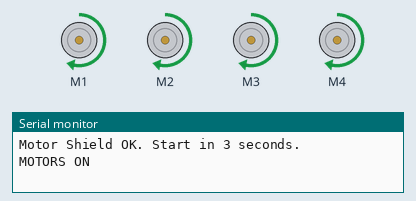
Recording of a sketch running on a simulated Arduino Uno, built with avr-gcc and run on an emulated ATmega328P. Shown: 4 × DC motor (green arrow = forward, orange = backward, longer = faster), the last lines printed to the serial monitor.

Above: at 4.0 s.
At 6.0 s:
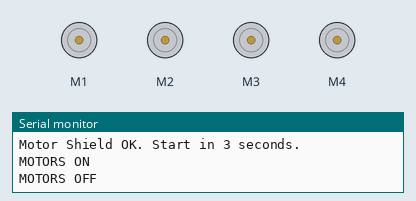
Timing chart, 0 to 8.2 s (numbered marks = the images above):
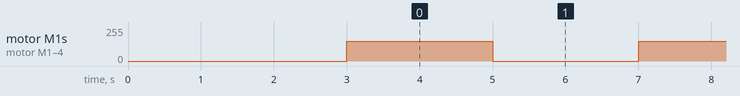

The sketch:

Fire_sim.ino
```cpp
#include <Wire.h>
#include <Adafruit_MotorShield.h>

Adafruit_MotorShield AFMS = Adafruit_MotorShield();

Adafruit_DCMotor *motor1 = AFMS.getMotor(1);
Adafruit_DCMotor *motor2 = AFMS.getMotor(2);
Adafruit_DCMotor *motor3 = AFMS.getMotor(3);
Adafruit_DCMotor *motor4 = AFMS.getMotor(4);

void setup() {
  Serial.begin(9600);

  if (!AFMS.begin()) {
    Serial.println("ERROR: Motor Shield not found.");

    while (true) {
      delay(100);
    }
  }

  Serial.println("Motor Shield OK. Start in 3 seconds.");

  motor1->run(RELEASE);
  motor2->run(RELEASE);
  motor3->run(RELEASE);
  motor4->run(RELEASE);

  motor1->setSpeed(150);
  motor2->setSpeed(150);
  motor3->setSpeed(150);
  motor4->setSpeed(150);

  delay(3000);
}

void loop() {
  Serial.println("MOTORS ON");

  motor1->run(FORWARD);
  motor2->run(FORWARD);
  motor3->run(FORWARD);
  motor4->run(FORWARD);

  delay(2000);

  Serial.println("MOTORS OFF");

  motor1->run(RELEASE);
  motor2->run(RELEASE);
  motor3->run(RELEASE);
  motor4->run(RELEASE);

  delay(2000);
}
```

Measured:
- by itself, motor M1–4: alternates forward 150/255 for 2.0 s and stopped for 2.0 s
